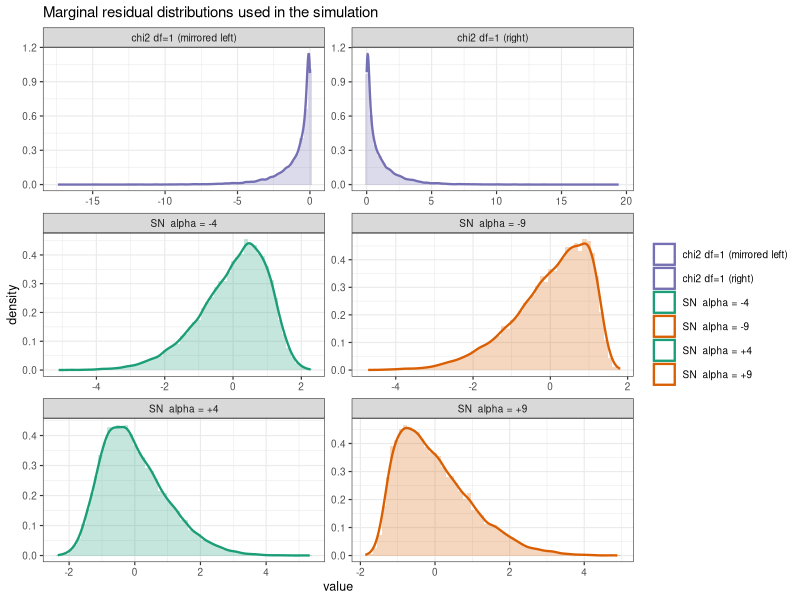

Recreate this plot in R.
#!/usr/bin/env Rscript
# plot_skew_distributions.R  –  density + histogram of the three residual forms

suppressPackageStartupMessages({
  library(ggplot2)
  library(dplyr)
  library(tidyr)
  library(sn) # skew‑normal generator
})

set.seed(2025)

# --- helper to obtain xi and omega so that Var = 1 -----------------------
sn_params <- function(alpha) {
  delta <- alpha / sqrt(1 + alpha^2)
  omega <- sqrt(1 / (1 - 2 * delta^2 / pi)) # enforces Var = 1
  xi <- -omega * delta * sqrt(2 / pi)
  list(xi = xi, omega = omega)
}

# --- simulate 20 000 draws per distribution -----------------------------
draws <- list(
  "SN  alpha = +4" = rsn(20000,
    xi = sn_params(+4)$xi,
    omega = sn_params(+4)$omega,
    alpha = +4
  ),
  "SN  alpha = -4" = rsn(20000,
    xi = sn_params(-4)$xi,
    omega = sn_params(-4)$omega,
    alpha = -4
  ),
  "SN  alpha = +9" = rsn(20000,
    xi = sn_params(+9)$xi,
    omega = sn_params(+9)$omega,
    alpha = +9
  ),
  "SN  alpha = -9" = rsn(20000,
    xi = sn_params(-9)$xi,
    omega = sn_params(-9)$omega,
    alpha = -9
  ),
  "chi2 df=1 (right)" = rchisq(20000, df = 1),
  "chi2 df=1 (mirrored left)" = -rchisq(20000, df = 1)
)

df <- bind_rows(lapply(names(draws), function(nm) {
  tibble(value = draws[[nm]], dist = nm)
}))

# --- colour palette without symbols -------------------------------------
pal <- c(
  "SN  alpha = +4" = "#1b9e77",
  "SN  alpha = -4" = "#1b9e77",
  "SN  alpha = +9" = "#d95f02",
  "SN  alpha = -9" = "#d95f02",
  "chi2 df=1 (right)" = "#7570b3",
  "chi2 df=1 (mirrored left)" = "#7570b3"
)

p <- ggplot(df, aes(value)) +
  geom_histogram(
    aes(
      y = after_stat(density),
      fill = dist
    ),
    bins = 60, alpha = 0.25, colour = NA
  ) +
  geom_density(aes(colour = dist), linewidth = 0.8) +
  scale_fill_manual(values = pal, guide = "none") +
  scale_colour_manual(values = pal, name = "") +
  facet_wrap(~dist, scales = "free", ncol = 2) +
  theme_bw(base_size = 9) +
  labs(
    title = "Marginal residual distributions used in the simulation",
    x = "value", y = "density"
  )

ggsave("skew_distributions.pdf", p, width = 8, height = 6)
